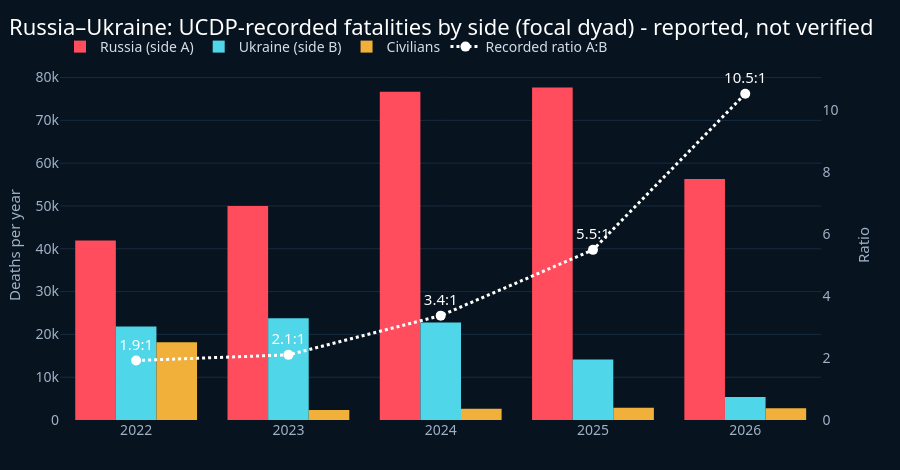

Here is the notebook cell this chart was saved with:
### Markdown cell above
### 2a. Attrition by side (focal dyads)

### Code cell
att = I["attrition"]
display(att[att.year >= 2022].round(2))
viz.fig_attrition(att)

### Figure 1 — Plotly figure (JSON) as saved in the notebook; plotly's stock layout.template omitted (floating-point values rounded to 4 significant figures)
{"data": [{"marker": {"color": "#FF4D5E"}, "name": "Russia (side A)", "type": "bar", "x": [2022, 2023, 2024, 2025, 2026], "y": [41929, 49995, 76666, 77679, 56321]}, {"marker": {"color": "#4FD6E8"}, "name": "Ukraine (side B)", "type": "bar", "x": [2022, 2023, 2024, 2025, 2026], "y": [21844, 23795, 22771, 14150, 5351]}, {"marker": {"color": "#F0B03A"}, "name": "Civilians", "type": "bar", "x": [2022, 2023, 2024, 2025, 2026], "y": [18163, 2357, 2609, 2856, 2746]}, {"line": {"color": "#FFFFFF", "dash": "dot", "width": 3}, "marker": {"size": 10}, "mode": "lines+markers+text", "name": "Recorded ratio A:B", "text": ["1.9:1", "2.1:1", "3.4:1", "5.5:1", "10.5:1"], "textfont": {"color": "#FFFFFF", "size": 15}, "textposition": "top center", "type": "scatter", "x": [2022, 2023, 2024, 2025, 2026], "xaxis": "x", "y": [1.919, 2.101, 3.367, 5.49, 10.53], "yaxis": "y2"}], "layout": {"barmode": "group", "height": 470, "title": {"text": "Russia–Ukraine: UCDP-recorded fatalities by side (focal dyad) - reported, not verified"}, "xaxis": {"anchor": "y", "domain": [0.0, 0.94]}, "yaxis": {"anchor": "x", "domain": [0.0, 1.0], "title": {"text": "Deaths per year"}}, "yaxis2": {"anchor": "x", "overlaying": "y", "rangemode": "tozero", "showgrid": false, "side": "right", "title": {"text": "Ratio"}}}}
